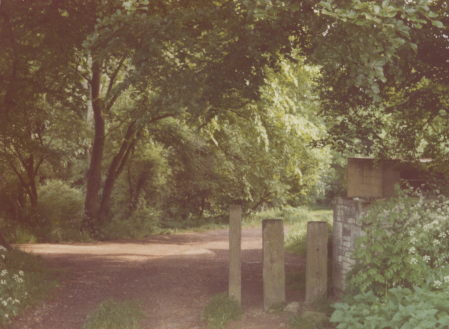
#> input picture Chapter_02/jungle.png, 449 x 329 px
$ jupyter execute C26.ipynb
#> lines starting #> are read from the running program, lines starting #| are printed output that depends on the picture
[cell 1]
import cv2
import numpy as np
import matplotlib.pyplot as plt

[cell 2]
img = np.array(cv2.imread("jungle.png", cv2.IMREAD_GRAYSCALE))
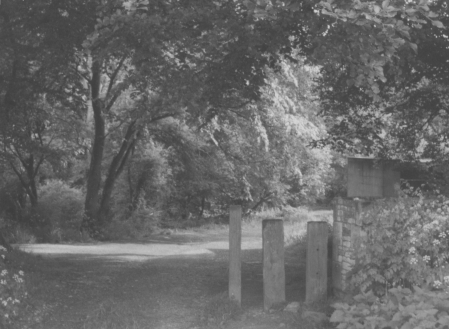
#> img: shape (329, 449); min 61, max 213, mean 103.5
imgd = cv2.normalize(img.astype("float"), None, 0.0, 1.0, cv2.NORM_MINMAX)
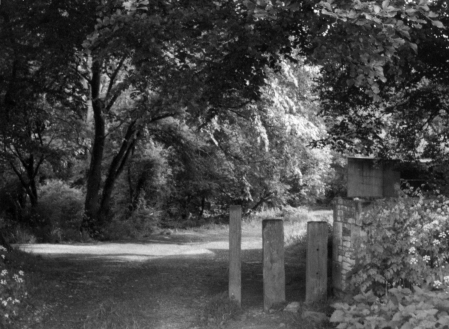
#> imgd: shape (329, 449) float64; min 6.94e-18, max 1, mean 0.279

# Average filter
Iavr = cv2.blur(imgd, ksize=(3, 3), borderType=cv2.BORDER_REPLICATE)
g = imgd.astype('float')-Iavr.astype('float')
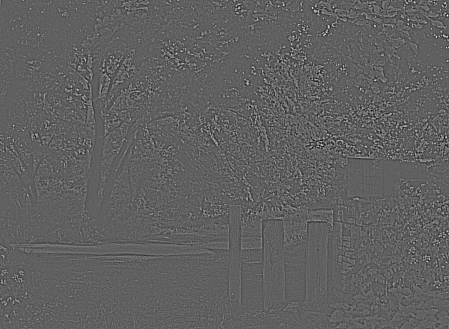
#> g: shape (329, 449) float64; min -0.27, max 0.442, mean 2.54e-17; drawn with min black and max white
k = 2
Ip = imgd.astype('float') + k*g
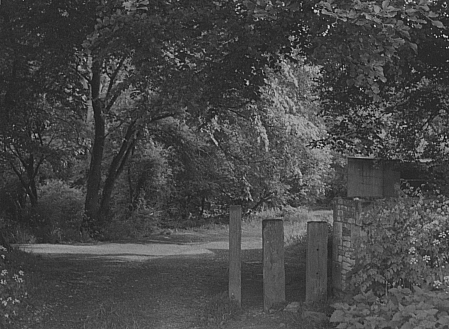
#> Ip: shape (329, 449) float64; min -0.295, max 1.76, mean 0.279; drawn with min black and max white

fig, axes= plt.subplots(1, 2, figsize=(15, 5))
axes[0].imshow(imgd, cmap='gray')
axes[0].set_title('original image')

axes[1].imshow(Ip, cmap='gray')
axes[1].set_title('sharpped image')

for ax in axes.ravel():
    ax.set_xticks([])
    ax.set_yticks([])

cv2.waitKey(0)
cv2.destroyAllWindows()
